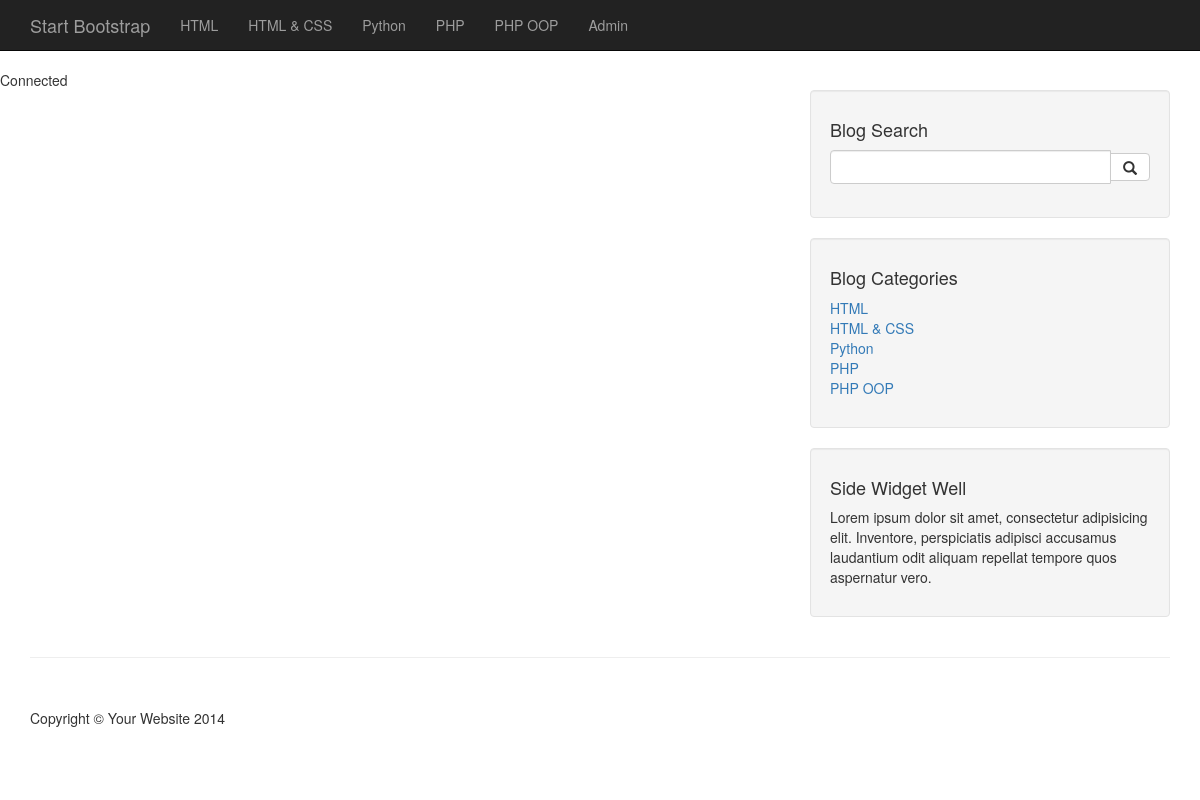
Screenshot of /search.php with the database file from the repository.
### tables this page shows
CREATE TABLE `categories` (
  `cat_id` int(3) NOT NULL,
  `cat_title` varchar(255) NOT NULL
);

### includes/blogsidebar.php (the view)
<div class="col-md-4">
             <div class="well">
                 <h4>Blog Search</h4>
                 <form action="search.php" method="post">
                 <div class="input-group">
                     <input name="search" type="text" class="form-control">
                     <span class="input-group-btn">
                         <button name="submit"class="btn btn-default" type="submit">
                             <span class="glyphicon glyphicon-search"></span>
                     </button>
                     </span>
                 </div>
                 </form>
             </div>
             <div class="well">
             <?php
                 $query = "SELECT * FROM categories";
                 $select_categories_sidebar = mysqli_query($connection,$query);
              ?>
                 <h4>Blog Categories</h4>
                 <div class="row">
                     <div class="col-lg-12">
                         <ul class="list-unstyled">
             <?php
                 while($row = mysqli_fetch_assoc($select_categories_sidebar))
                  {
                     $cat_title = $row = $row['cat_title'];
                     echo "<li><a href='#'>{$cat_title}</a></li>";
                  }
              ?>
                         </ul>
                     </div>
                 </div>
             </div>
            <?php include "includes/widget.php"; ?>
         </div>

### includes/navigation.php (shortened to what this page needs)
<nav class="navbar navbar-inverse navbar-fixed-top" role="navigation">
        <div class="container">
            <div class="navbar-header">
                <a class="navbar-brand" href="#">Start Bootstrap</a>
            </div>
            <div class="collapse navbar-collapse" id="bs-example-navbar-collapse-1">
                <ul class="nav navbar-nav">
                <?php
                    $query = "SELECT * FROM categories";
                    $select_all_categories_query = mysqli_query($connection,$query);
                    while($row = mysqli_fetch_assoc($select_all_categories_query ))
                    {
                        $cat_title = $row = $row['cat_title'];
                        echo "<li><a href='#'>{$cat_title}</a></li>";
                    }
                 ?>
                    <li>
                        <a href="admin">Admin</a>
                    </li>
                </ul>
            </div>
        </div>
    </nav>

### css/blog-home.css (style rules this page uses)
body { padding-top: 70px; }

### rows the page displays
categories: cat_title "HTML"
categories: cat_title "HTML & CSS"
categories: cat_title "Python"
categories: cat_title "PHP"
categories: cat_title "PHP OOP"
